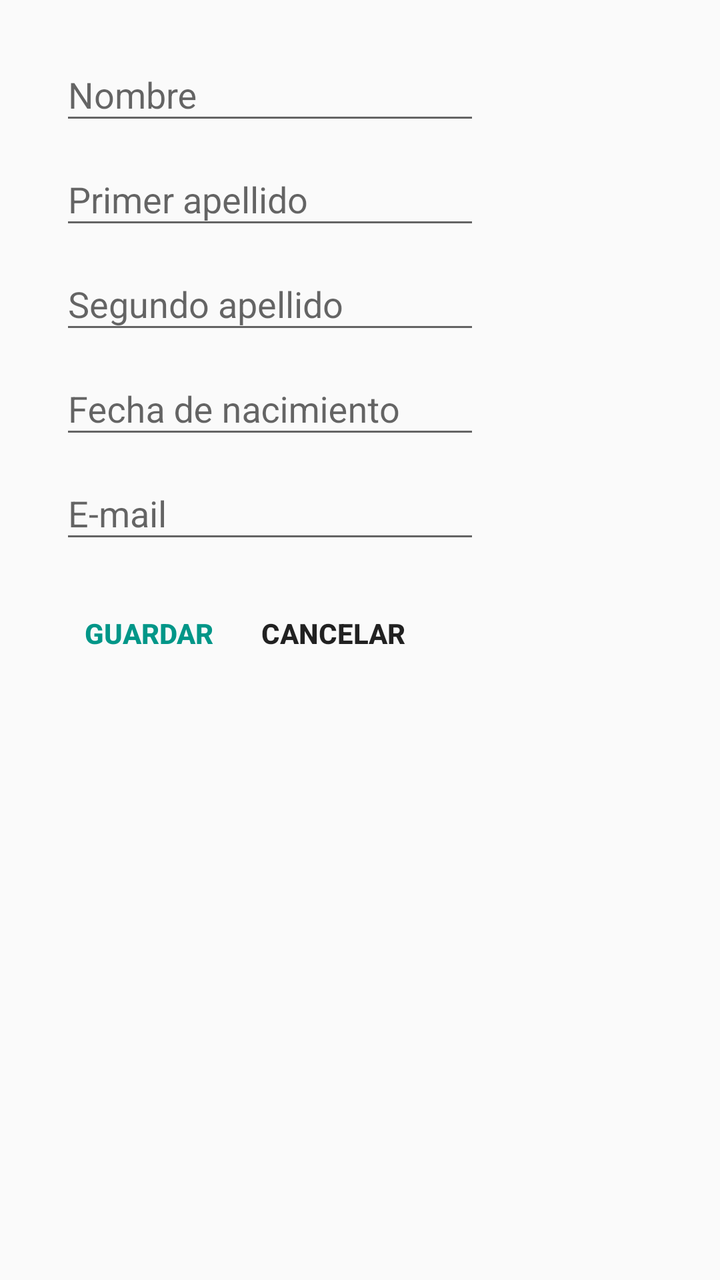
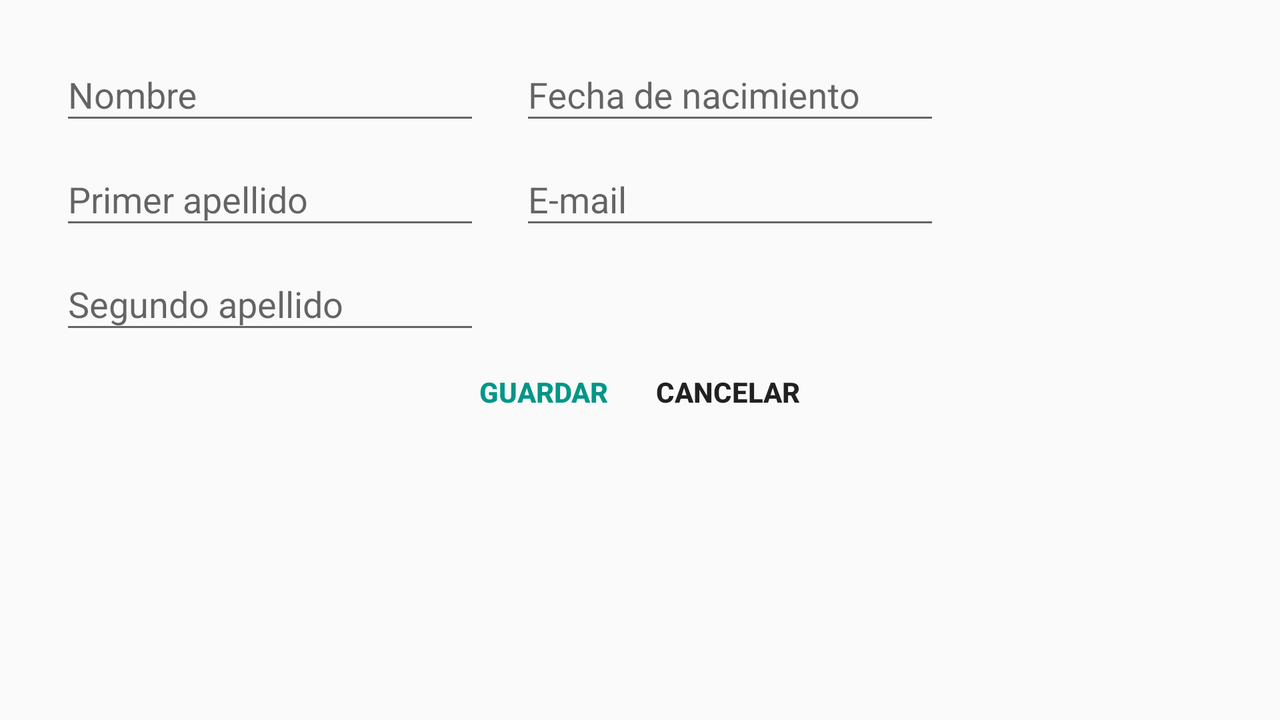

First picture: res/layout/ on a phone held upright. Second picture: the repository's own variant of that layout, on a device whose configuration matches the variant's folder. Source for both follows.
<!-- AndroidManifest.xml: application theme AppTheme -->
<!-- res/layout/alumno_formulario.xml -->
<?xml version="1.0" encoding="utf-8"?>
<android.support.constraint.ConstraintLayout xmlns:android="http://schemas.android.com/apk/res/android"
    xmlns:app="http://schemas.android.com/apk/res-auto"
    xmlns:tools="http://schemas.android.com/tools"
    android:layout_width="match_parent"
    android:layout_height="match_parent"
    tools:context="com.example.jesus.appcliente.old.ProfesorFormulario">


    <RelativeLayout
        android:layout_width="0dp"
        android:layout_height="0dp"
        tools:layout_constraintTop_creator="1"
        tools:layout_constraintRight_creator="1"
        tools:layout_constraintBottom_creator="1"
        android:layout_marginStart="30dp"
        app:layout_constraintBottom_toBottomOf="parent"
        android:layout_marginEnd="30dp"
        app:layout_constraintRight_toRightOf="parent"
        android:layout_marginTop="15dp"
        tools:layout_constraintLeft_creator="1"
        android:layout_marginBottom="15dp"
        app:layout_constraintLeft_toLeftOf="parent"
        app:layout_constraintTop_toTopOf="parent"
        android:layout_marginLeft="30dp"
        android:layout_marginRight="30dp">

        <android.support.design.widget.TextInputLayout
            android:id="@+id/InputNombreAlumno"
            android:layout_width="match_parent"
            android:layout_height="wrap_content"
            android:layout_alignParentStart="true"
            android:layout_alignParentLeft="true"
            android:layout_alignParentTop="true">

            <EditText
                android:id="@+id/textViewNombreAlumno"
                android:layout_width="wrap_content"
                android:layout_height="wrap_content"
                android:ems="10"
                android:inputType="textPersonName"
                android:hint="@string/nombre_alumno_text"
                android:maxLines="1"/>

        </android.support.design.widget.TextInputLayout>

        <android.support.design.widget.TextInputLayout
            android:id="@+id/InputAp1Alumno"
            android:layout_width="match_parent"
            android:layout_height="wrap_content"
            android:layout_alignParentStart="true"
            android:layout_alignParentLeft="true"
            android:layout_below="@+id/InputNombreAlumno">

            <EditText
                android:id="@+id/textViewAp1Alumno"
                android:layout_width="wrap_content"
                android:layout_height="wrap_content"
                android:ems="10"
                android:inputType="textPersonName"
                android:hint="@string/ap1_text"
                android:maxLines="1"/>

        </android.support.design.widget.TextInputLayout>

        <android.support.design.widget.TextInputLayout
            android:id="@+id/InputAp2Alumno"
            android:layout_width="match_parent"
            android:layout_height="wrap_content"
            android:layout_alignParentStart="true"
            android:layout_alignParentLeft="true"
            android:layout_below="@+id/InputAp1Alumno">

            <EditText
                android:id="@+id/textViewAp2Alumno"
                android:layout_width="wrap_content"
                android:layout_height="wrap_content"
                android:ems="10"
                android:inputType="textPersonName"
                android:hint="@string/ap2_text"
                android:maxLines="1"/>

        </android.support.design.widget.TextInputLayout>

        <android.support.design.widget.TextInputLayout
            android:id="@+id/InputFechaAlumno"
            android:layout_width="match_parent"
            android:layout_height="wrap_content"
            android:layout_alignParentStart="true"
            android:layout_alignParentLeft="true"
            android:layout_below="@+id/InputAp2Alumno">

            <EditText
                android:id="@+id/textViewFechaAlumno"
                android:layout_width="wrap_content"
                android:layout_height="wrap_content"
                android:ems="10"
                android:inputType="date"
                android:hint="@string/fecha_nac"
                android:maxLines="1"/>

        </android.support.design.widget.TextInputLayout>

        <android.support.design.widget.TextInputLayout
            android:id="@+id/InputEmailAlumno"
            android:layout_width="match_parent"
            android:layout_height="wrap_content"
            android:layout_alignParentStart="true"
            android:layout_alignParentLeft="true"
            android:layout_below="@+id/InputFechaAlumno">

            <EditText
                android:id="@+id/textViewEmailAlumno"
                android:layout_width="wrap_content"
                android:layout_height="wrap_content"
                android:ems="10"
                android:inputType="textEmailAddress"
                android:hint="@string/email_text"
                android:maxLines="1"/>

        </android.support.design.widget.TextInputLayout>

        <Button
            android:id="@+id/buttonGuardar"
            style="@style/Widget.AppCompat.Button.Borderless.Colored"
            android:textColor="@color/colorPrimary"
            android:layout_width="wrap_content"
            android:layout_height="wrap_content"
            android:layout_below="@+id/InputEmailAlumno"
            android:layout_gravity="center_horizontal"
            android:layout_marginTop="16dp"
            android:text="@string/action_save"
            android:textStyle="bold" />

        <Button
            android:id="@+id/buttonCancelar"
            style="@style/Widget.AppCompat.Button.Borderless"
            android:layout_width="wrap_content"
            android:layout_height="wrap_content"
            android:layout_marginTop="16dp"
            android:layout_below="@+id/InputEmailAlumno"
            android:layout_toRightOf="@+id/buttonGuardar"
            android:layout_toEndOf="@+id/buttonGuardar"
            android:text="@string/action_cancel"
            android:textStyle="bold"
            android:layout_gravity="center_horizontal"/>



    </RelativeLayout>
</android.support.constraint.ConstraintLayout>
<!-- resources referenced by this layout -->
<resources>
  <color name="colorPrimary">#009688</color>
  <string name="action_cancel">Cancelar</string>
  <string name="action_save">Guardar</string>
  <string name="ap1_text">Primer apellido</string>
  <string name="ap2_text">Segundo apellido</string>
  <string name="email_text">E-mail</string>
  <string name="fecha_nac">Fecha de nacimiento</string>
  <string name="nombre_alumno_text">Nombre</string>
  <style name="AppTheme" parent="Theme.AppCompat.Light.DarkActionBar">
          
          <item name="colorPrimary">@color/colorPrimary</item>
          <item name="colorPrimaryDark">@color/colorPrimaryDark</item>
          <item name="colorAccent">@color/colorAccent</item>
      </style>
  <color name="colorPrimaryDark">#00796B</color>
  <color name="colorAccent">#009688</color>
</resources>
<!-- res/layout-land/alumno_formulario.xml (the repository's variant of the layout above) -->
<!-- drawn on the phone turned sideways -->
<?xml version="1.0" encoding="utf-8"?>
<android.support.constraint.ConstraintLayout xmlns:android="http://schemas.android.com/apk/res/android"
    xmlns:app="http://schemas.android.com/apk/res-auto"
    xmlns:tools="http://schemas.android.com/tools"
    android:layout_width="match_parent"
    android:layout_height="match_parent"
    tools:context="com.example.jesus.appcliente.interfaces.ProfesorFormulario">


    <RelativeLayout
        android:layout_width="0dp"
        android:layout_height="0dp"
        tools:layout_constraintTop_creator="1"
        tools:layout_constraintRight_creator="1"
        tools:layout_constraintBottom_creator="1"
        android:layout_marginStart="30dp"
        app:layout_constraintBottom_toBottomOf="parent"
        android:layout_marginEnd="30dp"
        app:layout_constraintRight_toRightOf="parent"
        android:layout_marginTop="15dp"
        tools:layout_constraintLeft_creator="1"
        android:layout_marginBottom="15dp"
        app:layout_constraintLeft_toLeftOf="parent"
        app:layout_constraintTop_toTopOf="parent"
        android:layout_marginLeft="30dp"
        android:layout_marginRight="30dp">

        <android.support.design.widget.TextInputLayout
            android:id="@+id/InputNombreAlumno"
            android:layout_width="wrap_content"
            android:layout_height="wrap_content"
            android:layout_alignParentStart="true"
            android:layout_alignParentLeft="true"
            android:layout_alignParentTop="true">

            <EditText
                android:id="@+id/textViewNombreAlumno"
                android:layout_width="wrap_content"
                android:layout_height="wrap_content"
                android:ems="10"
                android:inputType="textPersonName"
                android:hint="@string/nombre_alumno_text"
                android:maxLines="1"/>

        </android.support.design.widget.TextInputLayout>

        <android.support.design.widget.TextInputLayout
            android:id="@+id/InputAp1Alumno"
            android:layout_width="wrap_content"
            android:layout_height="wrap_content"
            android:layout_alignParentStart="true"
            android:layout_alignParentLeft="true"
            android:layout_below="@+id/InputNombreAlumno">

            <EditText
                android:id="@+id/textViewAp1Alumno"
                android:layout_width="wrap_content"
                android:layout_height="wrap_content"
                android:ems="10"
                android:inputType="textPersonName"
                android:hint="@string/ap1_text"
                android:maxLines="1"/>

        </android.support.design.widget.TextInputLayout>

        <android.support.design.widget.TextInputLayout
            android:id="@+id/InputAp2Alumno"
            android:layout_width="wrap_content"
            android:layout_height="wrap_content"
            android:layout_alignParentStart="true"
            android:layout_alignParentLeft="true"
            android:layout_below="@+id/InputAp1Alumno">

            <EditText
                android:id="@+id/textViewAp2Alumno"
                android:layout_width="wrap_content"
                android:layout_height="wrap_content"
                android:ems="10"
                android:inputType="textPersonName"
                android:hint="@string/ap2_text"
                android:maxLines="1"/>

        </android.support.design.widget.TextInputLayout>

        <android.support.design.widget.TextInputLayout
            android:id="@+id/InputFechaAlumno"
            android:layout_width="wrap_content"
            android:layout_height="wrap_content"
            android:layout_toEndOf="@+id/InputNombreAlumno"
            android:layout_toRightOf="@+id/InputNombreAlumno"
            android:layout_marginLeft="20dp"
            android:layout_marginStart="20dp"
            android:layout_alignParentTop="true">

            <EditText
                android:id="@+id/textViewFechaAlumno"
                android:layout_width="wrap_content"
                android:layout_height="wrap_content"
                android:ems="10"
                android:inputType="date"
                android:hint="@string/fecha_nac"
                android:maxLines="1"/>

        </android.support.design.widget.TextInputLayout>

        <android.support.design.widget.TextInputLayout
            android:id="@+id/InputEmailAlumno"
            android:layout_width="wrap_content"
            android:layout_height="wrap_content"
            android:layout_toEndOf="@+id/InputAp1Alumno"
            android:layout_toRightOf="@+id/InputAp1Alumno"
            android:layout_marginLeft="20dp"
            android:layout_marginStart="20dp"
            android:layout_below="@+id/InputFechaAlumno">

            <EditText
                android:id="@+id/textViewEmailAlumno"
                android:layout_width="wrap_content"
                android:layout_height="wrap_content"
                android:ems="10"
                android:inputType="textEmailAddress"
                android:hint="@string/email_text"
                android:maxLines="1"/>

        </android.support.design.widget.TextInputLayout>

        <LinearLayout
            android:layout_width="match_parent"
            android:layout_height="wrap_content"
            android:orientation="horizontal"
            android:layout_below="@+id/InputAp2Alumno"
            android:gravity="center_horizontal">

            <Button
                android:id="@+id/buttonGuardar"
                style="@style/Widget.AppCompat.Button.Borderless.Colored"
                android:layout_width="wrap_content"
                android:layout_height="wrap_content"
                android:text="@string/action_save"
                android:textStyle="bold" />

            <Button
                android:id="@+id/buttonCancelar"
                style="@style/Widget.AppCompat.Button.Borderless"
                android:layout_width="wrap_content"
                android:layout_height="wrap_content"
                android:text="@string/action_cancel"
                android:textStyle="bold"/>

        </LinearLayout>

    </RelativeLayout>
</android.support.constraint.ConstraintLayout>
<!-- resources referenced by the variant -->
<!-- as the phone turned sideways resolves them -->
<resources>
  <string name="action_cancel">Cancelar</string>
  <string name="action_save">Guardar</string>
  <string name="ap1_text">Primer apellido</string>
  <string name="ap2_text">Segundo apellido</string>
  <string name="email_text">E-mail</string>
  <string name="fecha_nac">Fecha de nacimiento</string>
  <string name="nombre_alumno_text">Nombre</string>
  <style name="AppTheme" parent="Theme.AppCompat.Light.DarkActionBar">
          
          <item name="colorPrimary">@color/colorPrimary</item>
          <item name="colorPrimaryDark">@color/colorPrimaryDark</item>
          <item name="colorAccent">@color/colorAccent</item>
      </style>
  <color name="colorPrimary">#009688</color>
  <color name="colorPrimaryDark">#00796B</color>
  <color name="colorAccent">#009688</color>
</resources>
